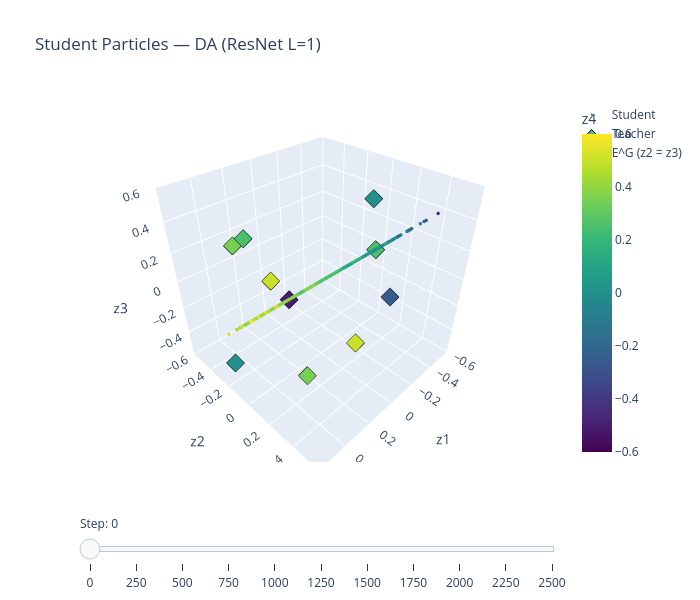

The code cell stored with this chart in its notebook:
### Code cell
plot_particles_3d(h_da, teacher, "Student Particles — DA (ResNet L=1)")

### Figure 1 — Plotly figure (JSON) as saved in the notebook; plotly's stock layout.template omitted (floating-point values rounded to 4 significant figures; data arrays with more than 128 entries replaced by an {"elided": "..."} marker saying what was removed)
{"data": [{"marker": {"cmax": 0.6, "cmin": -0.6, "color": {"elided": "2500 float values"}, "colorbar": {"title": {"text": "z4"}}, "colorscale": [[0, "#440154"], [0.1111, "#482878"], [0.2222, "#3e4989"], [0.3333, "#31688e"], [0.4444, "#26828e"], [0.5556, "#1f9e89"], [0.6667, "#35b779"], [0.7778, "#6ece58"], [0.8889, "#b5de2b"], [1, "#fde725"]], "size": 2}, "mode": "markers", "name": "Student", "type": "scatter3d", "x": {"elided": "2500 float values"}, "y": {"elided": "2500 float values"}, "z": {"elided": "2500 float values"}}, {"marker": {"cmax": 0.6, "cmin": -0.6, "color": [0.25, 0.5, 0.0, 0.5, 0.35, -0.5, 0.25, -0.25, 0.0, 0.35], "colorscale": [[0, "#440154"], [0.1111, "#482878"], [0.2222, "#3e4989"], [0.3333, "#31688e"], [0.4444, "#26828e"], [0.5556, "#1f9e89"], [0.6667, "#35b779"], [0.7778, "#6ece58"], [0.8889, "#b5de2b"], [1, "#fde725"]], "line": {"color": "black", "width": 1}, "size": 6, "symbol": "diamond"}, "mode": "markers", "name": "Teacher", "type": "scatter3d", "x": [-0.5, 0.25, -0.25, 0.0, 0.35, 0.25, 0.5, 0.0, 0.5, 0.35], "y": [0.0, 0.5, 0.15, -0.5, -0.35, 0.0, 0.0, 0.5, -0.25, 0.25], "z": [0.0, 0.0, 0.5, -0.25, 0.25, 0.0, 0.5, 0.15, -0.5, -0.35]}, {"cmax": 0.6, "cmin": -0.6, "colorscale": [[0, "#440154"], [0.1111, "#482878"], [0.2222, "#3e4989"], [0.3333, "#31688e"], [0.4444, "#26828e"], [0.5556, "#1f9e89"], [0.6667, "#35b779"], [0.7778, "#6ece58"], [0.8889, "#b5de2b"], [1, "#fde725"]], "hoverinfo": "name", "i": [0, 0], "intensity": [-0.6, 0.6, 0.6, -0.6], "j": [1, 2], "k": [2, 3], "name": "E^G (z2 = z3)", "opacity": 0.35, "showlegend": true, "showscale": false, "type": "mesh3d", "x": [-0.6, 0.6, 0.6, -0.6], "y": [-0.6, -0.6, 0.6, 0.6], "z": [-0.6, -0.6, 0.6, 0.6]}], "layout": {"height": 600, "scene": {"xaxis": {"range": [-0.6, 0.6], "title": {"text": "z1"}}, "yaxis": {"range": [-0.6, 0.6], "title": {"text": "z2"}}, "zaxis": {"range": [-0.6, 0.6], "title": {"text": "z3"}}}, "sliders": [{"active": 0, "currentvalue": {"prefix": "Step: "}, "pad": {"t": 50}, "steps": [{"args": [["0"], {"frame": {"duration": 0, "redraw": true}, "mode": "immediate", "transition": {"duration": 0}}], "label": "0", "method": "animate"}, {"args": [["250"], {"frame": {"duration": 0, "redraw": true}, "mode": "immediate", "transition": {"duration": 0}}], "label": "250", "method": "animate"}, {"args": [["500"], {"frame": {"duration": 0, "redraw": true}, "mode": "immediate", "transition": {"duration": 0}}], "label": "500", "method": "animate"}, {"args": [["750"], {"frame": {"duration": 0, "redraw": true}, "mode": "immediate", "transition": {"duration": 0}}], "label": "750", "method": "animate"}, {"args": [["1000"], {"frame": {"duration": 0, "redraw": true}, "mode": "immediate", "transition": {"duration": 0}}], "label": "1000", "method": "animate"}, {"args": [["1250"], {"frame": {"duration": 0, "redraw": true}, "mode": "immediate", "transition": {"duration": 0}}], "label": "1250", "method": "animate"}, {"args": [["1500"], {"frame": {"duration": 0, "redraw": true}, "mode": "immediate", "transition": {"duration": 0}}], "label": "1500", "method": "animate"}, {"args": [["1750"], {"frame": {"duration": 0, "redraw": true}, "mode": "immediate", "transition": {"duration": 0}}], "label": "1750", "method": "animate"}, {"args": [["2000"], {"frame": {"duration": 0, "redraw": true}, "mode": "immediate", "transition": {"duration": 0}}], "label": "2000", "method": "animate"}, {"args": [["2250"], {"frame": {"duration": 0, "redraw": true}, "mode": "immediate", "transition": {"duration": 0}}], "label": "2250", "method": "animate"}, {"args": [["2500"], {"frame": {"duration": 0, "redraw": true}, "mode": "immediate", "transition": {"duration": 0}}], "label": "2500", "method": "animate"}]}], "title": {"text": "Student Particles — DA (ResNet L=1)"}, "width": 700}}
